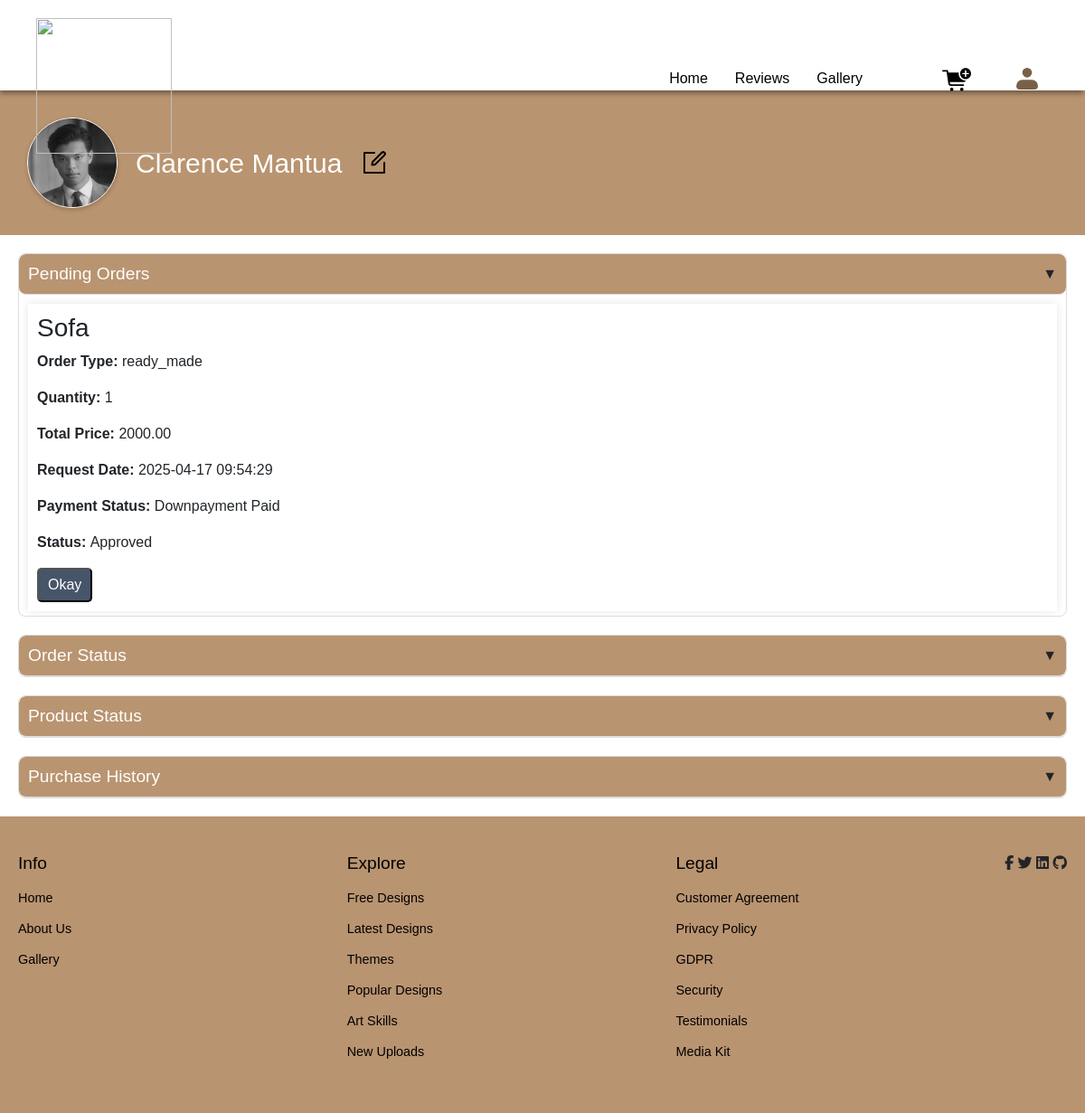
The app's page /Capstone_Client/profile/profile.php (signed in), older data.
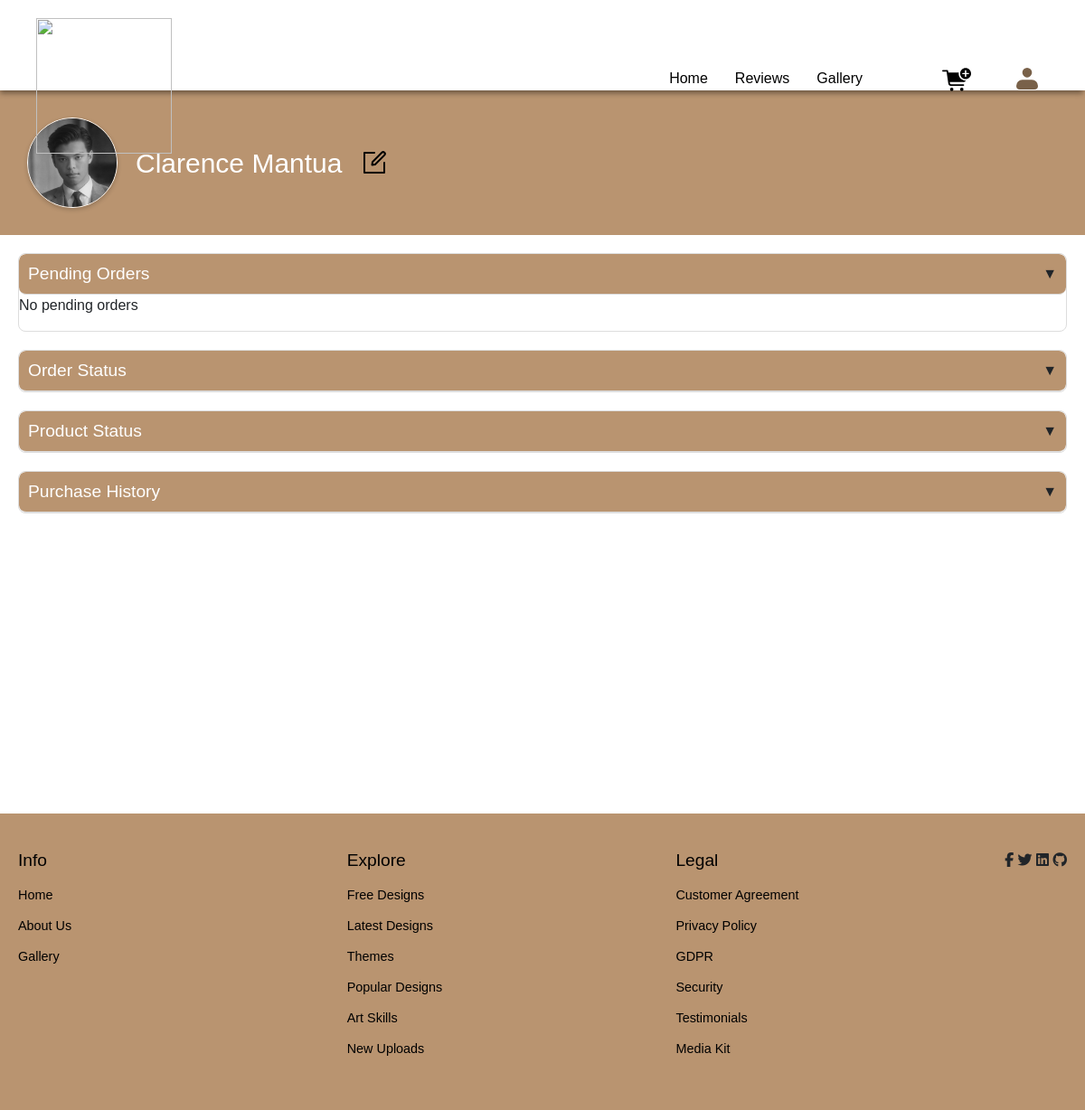
The same page, newer data.
### tables this page shows
CREATE TABLE `tbl_user_info` (
  `User_ID` varchar(150) NOT NULL,
  `Last_Name` varchar(300) DEFAULT NULL,
  `First_Name` varchar(300) DEFAULT NULL,
  `Middle_Name` varchar(300) DEFAULT NULL,
  `Home_Address` varchar(300) DEFAULT NULL,
  `Email_Address` varchar(300) DEFAULT NULL,
  `Mobile_Number` varchar(300) DEFAULT NULL,
  `Status` varchar(300) DEFAULT NULL,
  `Password` varchar(150) DEFAULT NULL,
  `PicPath` varchar(750) DEFAULT NULL,
  `Valid_ID_Path` varchar(255) DEFAULT NULL,
  `ID_Verification_Status` enum('Valid','Invalid','Unverified') DEFAULT 'Unverified',
  `reset_code` int(11) DEFAULT NULL,
  `reset_code_expiry` datetime DEFAULT NULL,
  PRIMARY KEY (`User_ID`)
);

CREATE TABLE `tbl_order_request` (
  `Request_ID` int(11) NOT NULL AUTO_INCREMENT,
  `User_ID` varchar(150) NOT NULL,
  `Product_ID` int(11) DEFAULT NULL,
  `Customization_ID` int(11) DEFAULT NULL,
  `Quantity` int(11) NOT NULL,
  `Order_Type` enum('ready_made','pre_order','custom') NOT NULL DEFAULT 'ready_made',
  `Order_Status` int(3) NOT NULL DEFAULT 0,
  `Total_Price` decimal(10,2) NOT NULL,
  `Payment_Status` enum('downpayment_paid','fully_paid','Pending') NOT NULL DEFAULT 'Pending',
  `Request_Date` timestamp NOT NULL DEFAULT current_timestamp(),
  `Processed` tinyint(1) DEFAULT 0,
  PRIMARY KEY (`Request_ID`),
  KEY `Product_ID` (`Product_ID`),
  KEY `User_ID` (`User_ID`),
  KEY `Customization_ID` (`Customization_ID`),
  CONSTRAINT `tbl_order_request_ibfk_1` FOREIGN KEY (`Product_ID`) REFERENCES `tbl_prod_info` (`Product_ID`) ON DELETE CASCADE,
  CONSTRAINT `tbl_order_request_ibfk_2` FOREIGN KEY (`User_ID`) REFERENCES `tbl_user_info` (`User_ID`) ON DELETE CASCADE,
  CONSTRAINT `tbl_order_request_ibfk_3` FOREIGN KEY (`Customization_ID`) REFERENCES `tbl_customizations_temp` (`Temp_Customization_ID`) ON DELETE SET NULL
);

CREATE TABLE `tbl_prod_info` (
  `Product_ID` int(11) NOT NULL AUTO_INCREMENT,
  `Product_Name` varchar(255) NOT NULL,
  `Description` text DEFAULT NULL,
  `Category` varchar(100) DEFAULT NULL,
  `Sizes` varchar(100) DEFAULT NULL,
  `Color` varchar(50) DEFAULT NULL,
  `Stock` varchar(100) DEFAULT NULL,
  `Assembly_Required` varchar(255) DEFAULT NULL,
  `ImageURL` varchar(255) DEFAULT NULL,
  `Price` varchar(255) NOT NULL,
  `Sold` varchar(255) DEFAULT NULL,
  `DateAdded` timestamp NOT NULL DEFAULT current_timestamp(),
  `LastUpdate` timestamp NOT NULL DEFAULT current_timestamp() ON UPDATE current_timestamp(),
  `GLB_File_URL` varchar(255) DEFAULT NULL,
  `product_type` enum('readymade','custom') DEFAULT 'readymade',
  PRIMARY KEY (`Product_ID`)
);

### Capstone_Client/profile/profile.php (the view, shortened to what this page needs)
<?php
$userId = $_SESSION["user_id"];
include("../config/database.php");
try {
    $stmt = $pdo->prepare("SELECT * FROM tbl_user_info WHERE User_ID = :userId");
    $stmt->bindParam(':userId', $userId, PDO::PARAM_STR);
    $stmt->execute();
    $user = $stmt->fetch(PDO::FETCH_ASSOC);
} catch (PDOException $e) {
    die("Database error: " . $e->getMessage());
}
try {
    $stmt = $pdo->prepare("
        SELECT orq.*, pr.Product_Name
        FROM tbl_order_request orq
        LEFT JOIN tbl_prod_info pr ON orq.Product_ID = pr.Product_ID
        WHERE orq.User_ID = :userId
    ");
    $stmt->bindParam(':userId', $userId, PDO::PARAM_STR);
    $stmt->execute();
    $pendingOrdersData = $stmt->fetchAll(PDO::FETCH_ASSOC);
} catch (PDOException $e) {
    die("Database error: " . $e->getMessage());
}
?>
<!DOCTYPE html>
<html lang="en">
<head>
    <link rel="stylesheet" href="../static/css-files/Home.css">
    <link rel="stylesheet" href="../static/css-files/profile.css">
    <link rel="stylesheet" href="https://cdnjs.cloudflare.com/ajax/libs/font-awesome/6.0.0/css/all.min.css">
    <link rel="stylesheet" href="https://cdn.jsdelivr.net/npm/swiper@11/swiper-bundle.min.css" />
    <link rel="stylesheet" href="https://cdnjs.cloudflare.com/ajax/libs/font-awesome/6.4.2/css/all.min.css" />
    <link rel="stylesheet" href="https://cdnjs.cloudflare.com/ajax/libs/font-awesome/5.15.4/css/all.min.css">
    <link rel="stylesheet" href="https://cdnjs.cloudflare.com/ajax/libs/font-awesome/5.15.4/css/all.min.css">
    <link rel="stylesheet" href="https://cdnjs.cloudflare.com/ajax/libs/font-awesome/5.15.4/css/all.min.css">
    <link rel="stylesheet" href="https://stackpath.bootstrapcdn.com/bootstrap/4.5.2/css/bootstrap.min.css">
</head>
<body>
<header>
  <nav class="navbar">
    <a href="../dashboard/home.php" class="logo">
      <img src="../static/images/rm raw png.png" alt="" class="logo">
    </a>
    <ul class="menu-links">
      <li class="">
        <a href="../dashboard/home.php">Home</a>
      </li>
      <li><a href="../reviews/review.php">Reviews</a></li>
      <li><a href="../gallery/gallery.php" class="">Gallery</a></li>
      <li><a href="../cart/cart.php" class="cart" id="cart">Cart</a></li>
      <li class="dropdown">
        <a href="../profile/profile.php" class="profile activecon" id="sign_in">Profile</a>
      </li>
    </ul>
  </nav>
</header>
<main>
    <div class="container-profile">
        <div class="profile-icon-con">
            <img class="profile-icon" src="<?php echo ($user['PicPath']) ? '../uploads/user/' . basename($user['PicPath']) : '../static/profile-icon.png'; ?>" alt="Profile Icon">
            <p class="nameofuser"><?= $user['First_Name'] . " " . $user['Last_Name'] ?></p>
            <a class="ep--edit" href="edit-profile.php"></a>
        </div>
    </div>
    <div class="section-container">
        <div class="section-header" onclick="toggleSection('pending-orders')">
            <h2>Pending Orders</h2>
            <span class="toggle-icon">&#9660;</span>
        </div>
            <?php if (empty($pendingOrdersData)): ?>
                <p>No pending orders</p>
            <?php else: ?>
                <?php foreach ($pendingOrdersData as $order): ?>
                    <div class="pending-order-item">
                        <h3><?= htmlspecialchars($order['Product_Name']) ?? 'Custom Order' ?></h3>
                        <p><strong>Order Type:</strong> <?= htmlspecialchars($order['Order_Type']) ?></p>
                        <p><strong>Quantity:</strong> <?= htmlspecialchars($order['Quantity']) ?></p>
                        <p><strong>Total Price:</strong> <?= htmlspecialchars($order['Total_Price']) ?></p>
                        <p><strong>Request Date:</strong> <?= htmlspecialchars($order['Request_Date']) ?></p>
                        <p><strong>Payment Status:</strong>
                            <?php
                            switch ($order['Payment_Status']) {
                                case 'downpayment_paid':
                                    echo 'Downpayment Paid';
                                    break;
                            }
                            ?>
                        </p>
                        <?php if ($order['Processed'] == 1): ?>
                            <?php if ($order['Order_Status'] == 1): ?>
                                <p class="order-status approved"><strong>Status: </strong> Approved</p>
                            <?php elseif ($order['Order_Status'] == -1): ?>
                                <p class="order-status rejected"><strong>Status: </strong> Rejected</p>
                            <?php endif; ?>
                            <form method="POST" action="delete_order_request.php">
                                <button type="submit" class="okay-btn">Okay</button>
                            </form>
                        <?php else: ?>
                            <p class="order-status pending"><strong>Status: </strong> Pending</p>
                        <?php endif; ?>
                    </div>
                <?php endforeach; ?>
            <?php endif; ?>
        </div>
    <div class="section-container">
        <div class="section-header" onclick="toggleSection('order-status')">
            <h2>Order Status</h2>
            <span class="toggle-icon">&#9660;</span>
        </div>
    </div>
    <div class="section-container">
        <div class="section-header" onclick="toggleSection('product-status')">
            <h2>Product Status</h2>
            <span class="toggle-icon">&#9660;</span>
        </div>
    </div>
    <div class="section-container">
        <div class="section-header" onclick="toggleSection('purchase-history')">
            <h2>Purchase History</h2>
            <span class="toggle-icon">&#9660;</span>
        </div>
    </div>
</main>
<footer class="footer">
    <div class="footer-row">
        <div class="footer-col">
            <h4>Info</h4>
            <ul class="links">
                <li><a href="home.php">Home</a></li>
                <li><a href="#">About Us</a></li>
                <li><a href="Gallery.php">Gallery</a></li>
            </ul>
        </div>
        <div class="footer-col">
            <h4>Explore</h4>
            <ul class="links">
                <li><a href="#">Free Designs</a></li>
                <li><a href="#">Latest Designs</a></li>
                <li><a href="#">Themes</a></li>
                <li><a href="#">Popular Designs</a></li>
                <li><a href="#">Art Skills</a></li>
                <li><a href="#">New Uploads</a></li>
            </ul>
        </div>
        <div class="footer-col">
            <h4>Legal</h4>
            <ul class="links">
                <li><a href="#">Customer Agreement</a></li>
                <li><a href="#">Privacy Policy</a></li>
                <li><a href="#">GDPR</a></li>
                <li><a href="#">Security</a></li>
                <li><a href="#">Testimonials</a></li>
                <li><a href="#">Media Kit</a></li>
            </ul>
        </div>
        <div class="icons">
            <i class="fa-brands fa-facebook-f"></i>
            <i class="fa-brands fa-twitter"></i>
            <i class="fa-brands fa-linkedin"></i>
            <i class="fa-brands fa-github"></i>
        </div>
    </div>
</footer>
</body>
</html>

### Capstone_Client/static/css-files/Home.css (style rules this page uses)
* { margin: 0; padding: 0; box-sizing: border-box; font-family: 'Marcellus', sans-serif; }
:root { --main-bg-color: #B99470; --link-color: #000; --hover-color: #1dbf73; }
main { overflow: hidden; }
header { position: sticky; left: 0; top: 0; width: 100%; z-index: 1; padding: 20px; background-color: white; box-shadow: -1px 4px 6px -1px rgba(0,0,0,0.43); -webkit-box-shadow: -1px 4px 6px -1px rgba(0,0,0,0.43); -moz-box-shadow: -1px 4px 6px -1px rgba(0,0,0,0.43); height: 100px; display: flex; justify-content: center; align-items: center; z-index: 10000; }
.navbar .menu-links li a.activecon { color: #796149; font-weight: bold; position: relative; }
header .navbar { max-width: 2000px; width: 100%; display: flex; align-items: center; justify-content: space-between; align-content: center; padding: 0 20px; }
.navbar .menu-links { display: flex; align-items: center; list-style: none; gap: 30px; }
.navbar .menu-links li a { color:black; font-weight: 500; text-decoration: none; transition: 0.2s ease; }
.dropdown { position: relative; }
.logo { width: 150px; }
.cart { margin-left: 50px; display: inline-block; width: 3em; height: 2em; background-color: currentColor; -webkit-mask-image: var(--svg); mask-image: var(--svg); -webkit-mask-repeat: no-repeat; mask-repeat: no-repeat; -webkit-mask-size: 100% 100%; mask-size: 100% 100%; }
.profile { display: inline-block; width: 3em; height: 2em; background-color: currentColor; -webkit-mask-image: var(--svg); mask-image: var(--svg); -webkit-mask-repeat: no-repeat; mask-repeat: no-repeat; -webkit-mask-size: 100% 100%; mask-size: 100% 100%; }
main { min-height: 100vh; }
.footer { max-width: 100%; width: 100%; background-color: #B99470; padding: 40px 20px; }
.footer .footer-row { display: flex; flex-wrap: wrap; justify-content: space-between; gap: 2rem; }
.footer-row .footer-col { flex: 1; min-width: 200px; }
.footer-row .footer-col h4 { color: black; font-size: 1.2rem; font-weight: 400; margin-bottom: 15px; }
.footer-col .links { margin-top: 10px; }
.footer-col .links li { list-style: none; margin-bottom: 10px; }
.footer-col .links li a { text-decoration: none; color: black; font-size: 0.9rem; }

### Capstone_Client/static/css-files/profile.css (style rules this page uses)
.container-profile { height: 20vh; width: 100%; background-color: #B99470; display: flex; justify-content: space-between; align-items: center; }
.profile-icon-con { text-align: center; padding: 20px; width: 70%; height: 120px; display: flex; align-items: center; }
.profile-icon { width: 15vw; height: 15vw; max-width: 100px; max-height: 100px; border-radius: 50%; object-fit: cover; border: 3px solid #fff; box-shadow: 0 2px 5px rgba(0,0,0,0.2); margin: 10px 10px ; border: 1px solid rgb(255, 255, 255); border-radius: 70px; }
.nameofuser { font-size: clamp(1.5rem, 2.5vw, 2rem); color: white; font-weight: 500; margin:10px; padding:0; }
.ep--edit { display: inline-block; width: 2em; height: 2em; background-color: rgb(0, 0, 0); -webkit-mask-image: var(--svg); mask-image: var(--svg); -webkit-mask-repeat: no-repeat; mask-repeat: no-repeat; -webkit-mask-size: 100% 100%; mask-size: 100% 100%; margin-left: 10px; }
.section-container { margin: 20px; border: 1px solid #ddd; border-radius: 8px; overflow: hidden; }
.section-header { background: #f8f9fa; padding: 15px 20px; cursor: pointer; display: flex; justify-content: space-between; align-items: center; border-bottom: 1px solid #ddd; }
.section-header h2 { margin: 0; font-size: 1.2rem; color: #333; }
.toggle-icon { transition: transform 0.3s ease; }
.section-header { display: flex; justify-content: space-between; align-items: center; cursor: pointer; background-color: #B99470; padding: 10px; border-radius: 8px; }
.section-header h2 { color: white; }
.toggle-icon { font-weight: bold; }
.navbar { display: flex; justify-content: space-between; align-items: center; flex-wrap: wrap; }
.menu-links { display: flex; gap: 15px; }
.pending-order-item { box-shadow: 0 0 10px rgba(0, 0, 0, 0.1); margin: 10px; padding: 10px; }
.pending-order-item, .pending-order-item-note h3 { margin-bottom: 10px; }
.pending-order-item, .pending-order-item-note p { margin-bottom: 5px; }
.WriteButton, .okay-btn { color: white; text-decoration: none; background-color: #2cdab4; padding: 5px 10px; text-align: center; border-radius: 5px; cursor: pointer; }
.okay-btn { background-color:#475569; }

Row changes from the older to the newer data that the page shows:
removed tbl_order_request: Product_ID.Product_Name "Sofa", Order_Type "ready_made", Quantity "1", Total_Price "2000.00", Request_Date "2025-04-17 09:54:29", Payment_Status "Downpayment Paid", shows "Status:", Order_Status "Approved"
Text that changed along with them:
text now shown: "No pending orders"
